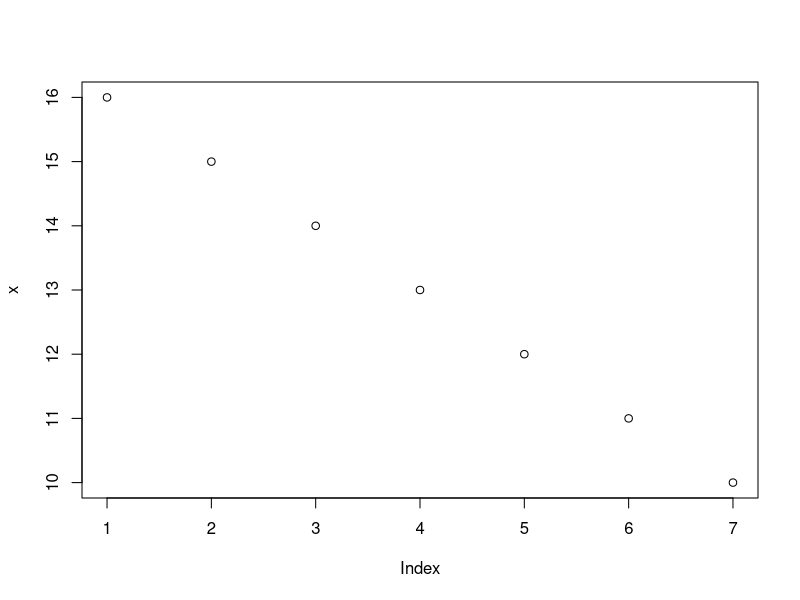

Write R code to recreate this figure.
# a = 4
# b = 5
# cat(a, b)  # Output: 4 5
# a = 4
# b = 5
# print(c(a, b))  # Output: [1] 4 5
sessionInfo()
x<-16:10
plot(x)
